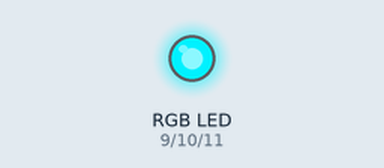
The sketch below on a simulated Arduino Uno, built with avr-gcc and run on an emulated ATmega328P. Parts: an RGB LED mixed from three pins (HIGH = lit). Random numbers use the default seed unless the sketch sets one.

Above: at 0.15 s.
At 4.96 s:
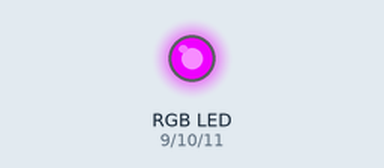
At 10.08 s:
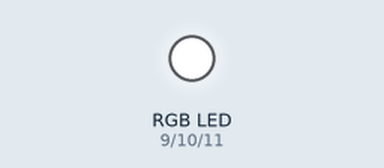
At 19.82 s:
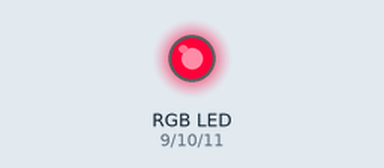
At 29.82 s:
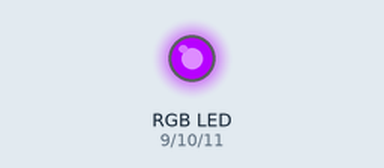
At 39.82 s:
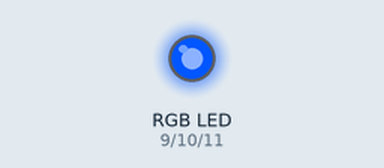
Timing chart, 0 to 40.0 s (numbered marks = the images above):
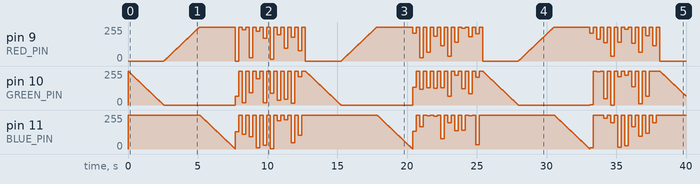

The sketch:

06B_RGBLedRainbowAnode.ino
```cpp
/*
 * Author: Iwan
 * Project: 06B RGB Led Rainbow Anode
 * Learning Objective: Master PWM with Inverse Logic (Anode)
 * using 'for' loops and 'random' functions.
 */

#define RED_PIN 9
#define GREEN_PIN 10
#define BLUE_PIN 11

int timer = 10;

void setup() {
  pinMode(RED_PIN, OUTPUT);
  pinMode(GREEN_PIN, OUTPUT);
  pinMode(BLUE_PIN, OUTPUT);

  // We seed the random generator with noise from A0
  randomSeed(analogRead(0));
}

void loop() {
  // --- PHASE 1: RAINBOW (Inverse Logic PWM) ---

  // From Red to Yellow
  // Red stays ON (0), Green fades ON (255 down to 0)
  for (int i = 255; i >= 0; i--) {
    analogWrite(RED_PIN, 0);
    analogWrite(GREEN_PIN, i);
    analogWrite(BLUE_PIN, 255);
    delay(timer);
  }

  // From Yellow to Green
  // Green stays ON (0), Red fades OFF (0 up to 255)
  for (int i = 0; i <= 255; i++) {
    analogWrite(RED_PIN, i);
    analogWrite(GREEN_PIN, 0);
    analogWrite(BLUE_PIN, 255);
    delay(timer);
  }

  // From Green to Cyan
  // Green stays ON (0), Blue fades ON (255 down to 0)
  for (int i = 255; i >= 0; i--) {
    analogWrite(RED_PIN, 255);
    analogWrite(GREEN_PIN, 0);
    analogWrite(BLUE_PIN, i);
    delay(timer);
  }

  // --- PHASE 2: RANDOM STROBE (5 Seconds) ---
  // 10 repetitions * 500ms (250 ON + 250 OFF) = 5 seconds
  for (int count = 0; count < 10; count++) {

    // Random color: 0 is bright, 255 is dark (Inverse)
    analogWrite(RED_PIN, random(0, 256));
    analogWrite(GREEN_PIN, random(0, 256));
    analogWrite(BLUE_PIN, random(0, 256));
    delay(250);

    // Turn all OFF (In Anode, 255 is 5V, so no current flows)
    analogWrite(RED_PIN, 255);
    analogWrite(GREEN_PIN, 255);
    analogWrite(BLUE_PIN, 255);
    delay(250);
  }
}
```
